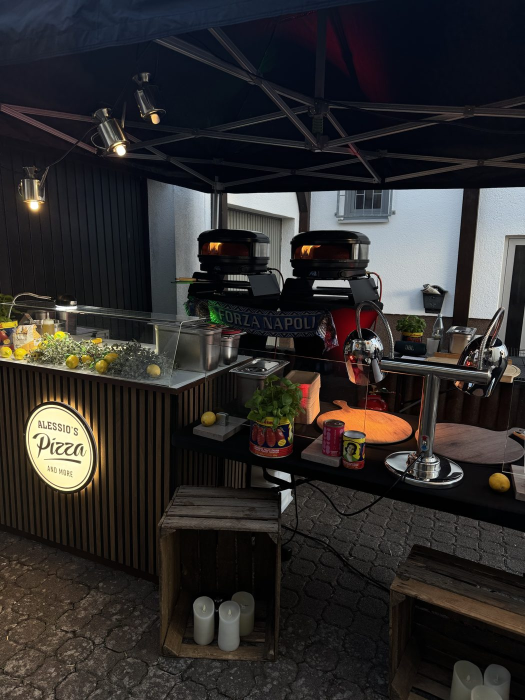
#> input picture assets/media/abendstation.jpg, 1050 x 1400 px, given in place of pizza-hero.jpg, which was not available (shown at 1/2 size)
$ python bilder.py
#> lines starting #> are read from the running program, lines starting #| are printed output that depends on the picture
#!/usr/bin/env python3
"""Erzeugt aus den JPEGs in assets/media verkleinerte WebP-Varianten
(z. B. teig-640.webp), damit Handys nur so große Bilder laden wie nötig.
Aufruf: python3 tools/bilder.py   (benötigt Pillow)"""
import os, sys
from PIL import Image

ROOT = os.path.dirname(os.path.dirname(os.path.abspath(__file__)))
MEDIA = os.path.join(ROOT, 'assets', 'media')
BREITEN = (400, 640, 800, 1200, 1600, 2000)
# Nur Bilder, die auf der Seite verwendet werden
BILDER = ('pizza-hero', 'teig', 'belegen', 'forza-napoli', 'team-station',
          'pizzastueck', 'zelt', 'abendstation', 'pizza-anschnitt', 'alessio',
          'alessio-naro', 'station-hof', 'pizza-schaufel', 'station-innenhof', 'gasofen', 'forza-napoli-tisch', 'station-markt', 'station-kerzen')

def breiten(w):
    """Stufen unterhalb der Originalbreite, plus das Original selbst."""
    out = [b for b in BREITEN if b < w * 0.9]
    return out + [w]

if __name__ == '__main__':
    for name in BILDER:
        im = Image.open(os.path.join(MEDIA, name + '.jpg')).convert('RGB')
#> im is the input picture: PIL image 1050x1400 RGB; mean R, G, B 47.7, 45.2, 44.3
        for b in breiten(im.width):
            ziel = os.path.join(MEDIA, '%s-%d.webp' % (name, b))
            klein = im if b == im.width else im.resize((b, round(im.height * b / im.width)), Image.LANCZOS)
            # große Stufen landen nur auf sehr scharfen Displays, dort reicht etwas mehr Kompression
            klein.save(ziel, 'WEBP', quality=80 if b <= 800 else 70, method=6)
            print(os.path.relpath(ziel, ROOT), os.path.getsize(ziel) // 1024, 'KB')
#> this loop made 4 passes
#> pass 1, `klein = im if b == im.width else im.resize((b, round(im.height * b / i..`:
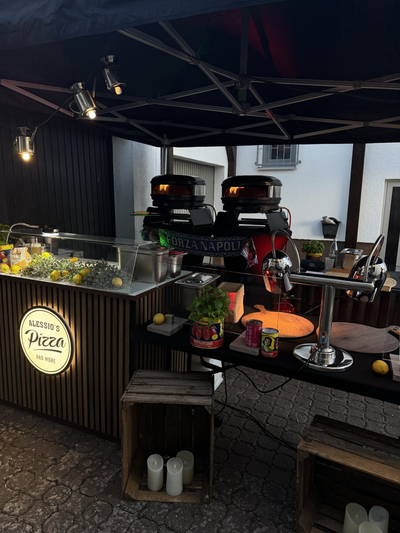
#> klein: PIL image 400x533 RGB; mean R, G, B 47.7, 45.2, 44.4
#> pass 2 of the loop `for name in BILDER:`:
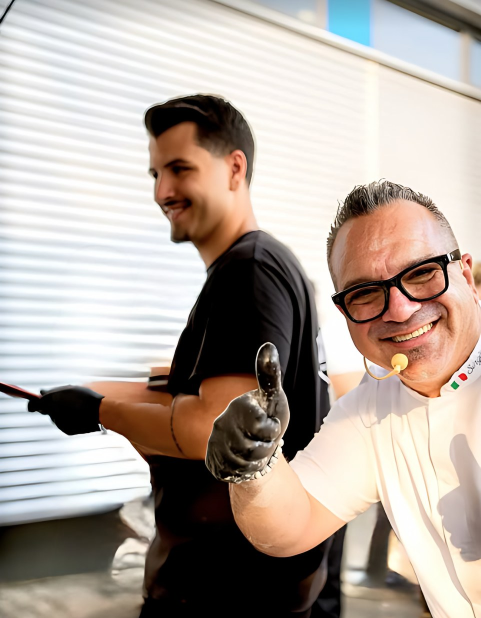
#> input picture assets/media/alessio-naro.jpg, 962 x 1236 px, given in place of teig.jpg, which was not available (shown at 1/2 size)
#> im is the input picture: PIL image 962x1236 RGB; mean R, G, B 178.4, 167.1, 158.6
#> the loop `for b in breiten(im.width):` made 4 passes
#| assets/media/teig-400.webp 19 KB
#| assets/media/teig-640.webp 34 KB
#| assets/media/teig-800.webp 45 KB
#| assets/media/teig-962.webp 45 KB
#> pass 1, `klein = im if b == im.width else im.resize((b, round(im.height * b / i..`:
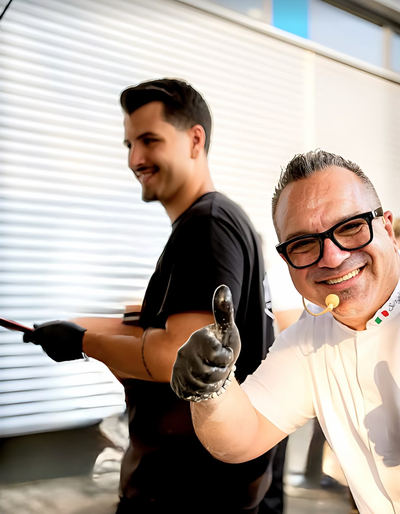
#> klein: PIL image 400x514 RGB; mean R, G, B 178.3, 167.2, 158.6
#> pass 3 of the loop `for name in BILDER:`:
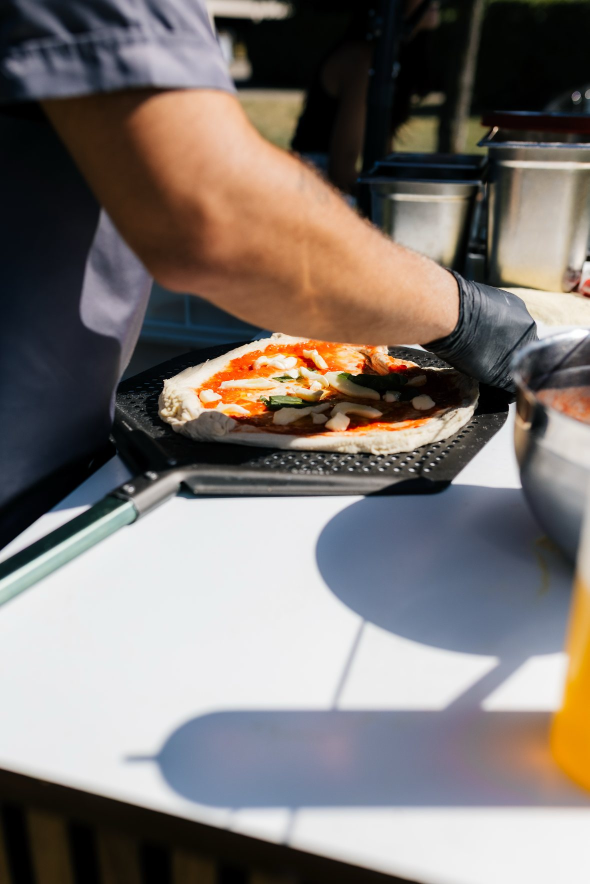
#> input picture assets/media/belegen.jpg, 1179 x 1768 px (shown at 1/2 size)
#> im is the input picture: PIL image 1179x1768 RGB; mean R, G, B 124.7, 117.3, 113.3
#> the loop `for b in breiten(im.width):` made 4 passes
#| assets/media/belegen-400.webp 17 KB
#| assets/media/belegen-640.webp 30 KB
#| assets/media/belegen-800.webp 39 KB
#| assets/media/belegen-1179.webp 51 KB
#> pass 1, `klein = im if b == im.width else im.resize((b, round(im.height * b / i..`:
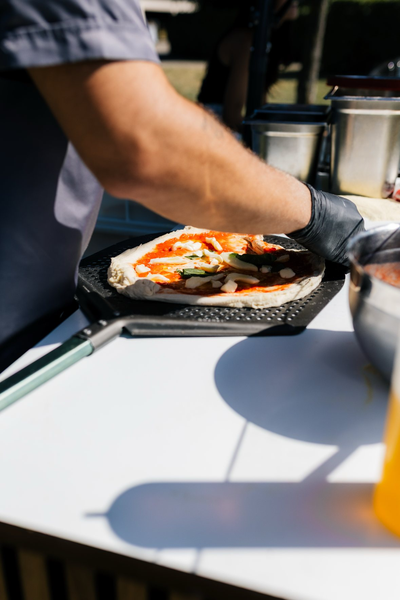
#> klein: PIL image 400x600 RGB; mean R, G, B 124.7, 117.3, 113.3
#> (the run stopped early here; a loop or call above may not have finished)
